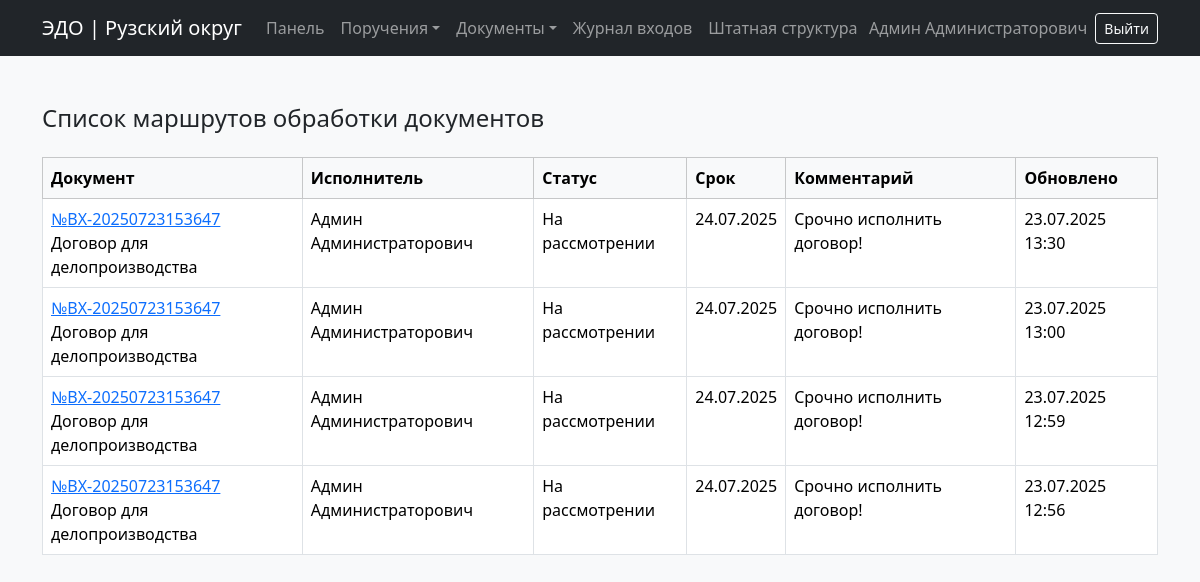
/documents/routes/ (signed in), run on the app's committed database.
### documents/models.py (models this page shows, shortened)
class DocumentRoute(models.Model):
    document = models.ForeignKey(IncomingDocument, on_delete=models.CASCADE, related_name='routes')
    assigned_to = models.ForeignKey(settings.AUTH_USER_MODEL, on_delete=models.SET_NULL, null=True, related_name='assigned_documents')
    status = models.CharField(max_length=20, choices=WorkflowStatus.choices, default=WorkflowStatus.REVIEW)
    comment = models.TextField("Комментарий/резолюция", blank=True)
    due_date = models.DateField("Срок исполнения", null=True, blank=True)
    updated_at = models.DateTimeField(auto_now=True)
    created_at = models.DateTimeField(auto_now_add=True)
    class Meta:
        ordering = ['-created_at']

class IncomingDocument(models.Model):
    CATEGORY_CHOICES = [
        ('Договор', 'Договор'),
        ('Жалоба', 'Жалоба'),
        ('Финансы', 'Финансовый документ'),
        ('Распоряжение', 'Распорядительный документ'),
        ('Заявление', 'Заявление'),
        ('Прочее', 'Прочее'),
    ]
    number = models.CharField("Регистрационный номер", max_length=50, unique=True)
    title = models.CharField("Тема документа", max_length=255)
    content = models.TextField("Содержание", blank=True)
    category = models.CharField("Категория", max_length=100, choices=CATEGORY_CHOICES, blank=True)
    sender = models.CharField("Отправитель", max_length=255)
    received_date = models.DateField("Дата получения", default=timezone.now)
    file = models.FileField("Файл документа", upload_to="incoming/")
    registered_by = models.ForeignKey(User, on_delete=models.SET_NULL, null=True, verbose_name="Зарегистрировал")
    created_at = models.DateTimeField("Дата регистрации", auto_now_add=True)

### documents/views.py (the view)
# urls.py: path('routes/', RouteListView.as_view(), name='route_list'),
@method_decorator(user_passes_test(lambda u: u.is_superuser or u.groups.filter(name__in=['Руководитель']).exists()), name='dispatch')
class RouteListView(ListView):
    model = DocumentRoute
    template_name = 'documents/route_list.html'
    context_object_name = 'routes'
    paginate_by = 20
    ordering = ['-updated_at']

### templates/documents/route_list.html (shortened to what this page needs)
{% extends 'base.html' %}
{% block content %}
<div class="container mt-5">
    <h4>Список маршрутов обработки документов</h4>
    <table class="table table-bordered table-hover mt-4">
        <thead class="table-light">
            <tr>
                <th>Документ</th>
                <th>Исполнитель</th>
                <th>Статус</th>
                <th>Срок</th>
                <th>Комментарий</th>
                <th>Обновлено</th>
            </tr>
        </thead>
        <tbody>
            {% for route in routes %}
                <tr>
                    <td>
                        <a href="#">
                            №{{ route.document.number }}
                        </a>
                        <br>
                        {{ route.document.title }}
                    </td>
                    <td>{{ route.assigned_to.get_full_name|default:route.assigned_to.username }}</td>
                    <td>{{ route.get_status_display }}</td>
                    <td>{{ route.due_date|date:"d.m.Y" }}</td>
                    <td>{{ route.comment|truncatewords:10 }}</td>
                    <td>{{ route.updated_at|date:"d.m.Y H:i" }}</td>
                </tr>
            {% empty %}
                <tr><td colspan="6">Маршрутов пока нет.</td></tr>
            {% endfor %}
        </tbody>
    </table>
</div>
{% endblock %}

### templates/base.html (shortened to what this page needs)
<!DOCTYPE html>
<html lang="ru">
<head>
    <link href="https://cdn.jsdelivr.net/npm/bootstrap@5.3.3/dist/css/bootstrap.min.css" rel="stylesheet">
</head>
<body class="bg-light">
<nav class="navbar navbar-expand-lg navbar-dark bg-dark">
  <div class="container">
    <a class="navbar-brand" href="{% url 'dashboard' %}">ЭДО | Рузский округ</a>
    <div class="collapse navbar-collapse" id="mainNavbar">
      <ul class="navbar-nav me-auto mb-2 mb-lg-0">
        {% if user.is_authenticated %}
        <li class="nav-item">
          <a class="nav-link" href="{% url 'dashboard' %}">Панель</a>
        </li>
        <li class="nav-item dropdown">
          <a class="nav-link dropdown-toggle" href="#" role="button" data-bs-toggle="dropdown">Поручения</a>
        </li>
        <li class="nav-item dropdown">
          <a class="nav-link dropdown-toggle" href="#" role="button" data-bs-toggle="dropdown">Документы</a>
        </li>
        <li class="nav-item">
          <a class="nav-link" href="{% url 'login_journal' %}">Журнал входов</a>
        </li>
        <li class="nav-item">
          <a class="nav-link" href="{% url 'staff_structure_view' %}">Штатная структура</a>
        </li>
      </ul>
        <span class="navbar-text me-2">
          {{ user.get_full_name|default:user.username }}
        </span>
        <form action="{% url 'logout' %}" method="post" class="d-inline">
          <button class="btn btn-outline-light btn-sm">Выйти</button>
        </form>
      {% endif %}
    </div>
  </div>
</nav>
{% block content %}
{% endblock %}
</body>
</html>

### data on the page
DocumentRoute: document.number "ВХ-20250723153647", document "Договор для делопроизводства", assigned_to.get_full_name "Админ Администраторович", status "На рассмотрении", due_date "24.07.2025", comment "Срочно исполнить договор!", updated_at "23.07.2025 13:30"
DocumentRoute: document.number "ВХ-20250723153647", document "Договор для делопроизводства", assigned_to.get_full_name "Админ Администраторович", status "На рассмотрении", due_date "24.07.2025", comment "Срочно исполнить договор!", updated_at "23.07.2025 13:00"
DocumentRoute: document.number "ВХ-20250723153647", document "Договор для делопроизводства", assigned_to.get_full_name "Админ Администраторович", status "На рассмотрении", due_date "24.07.2025", comment "Срочно исполнить договор!", updated_at "23.07.2025 12:59"
DocumentRoute: document.number "ВХ-20250723153647", document "Договор для делопроизводства", assigned_to.get_full_name "Админ Администраторович", status "На рассмотрении", due_date "24.07.2025", comment "Срочно исполнить договор!", updated_at "23.07.2025 12:56"

### other printed values
{{ user.get_full_name|default:user.username }} "Админ Администраторович"
